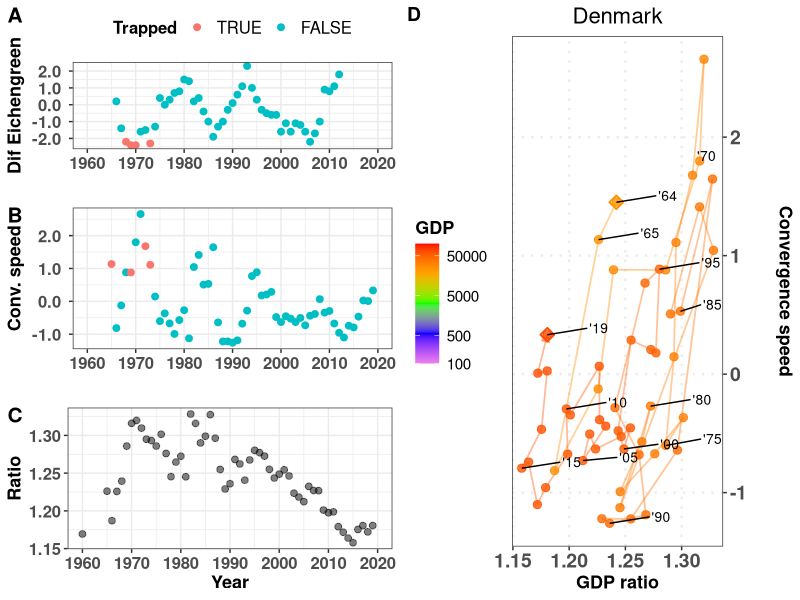
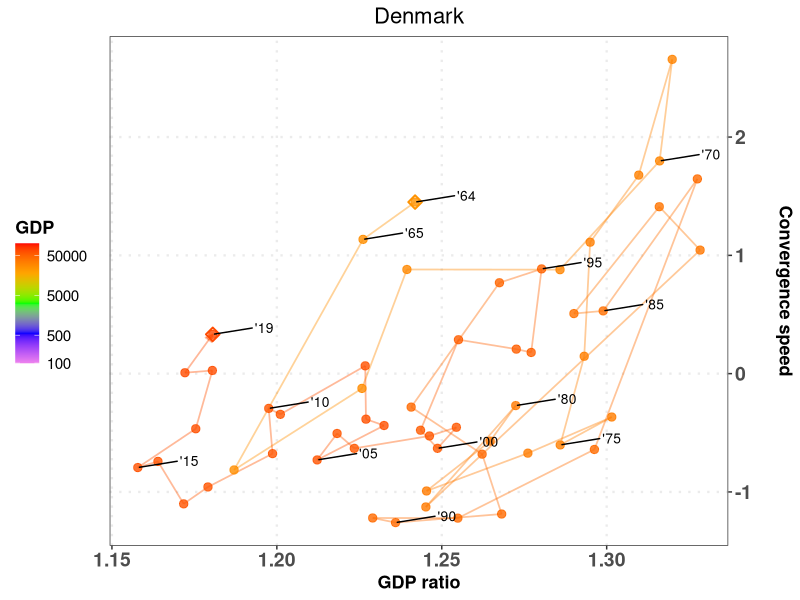
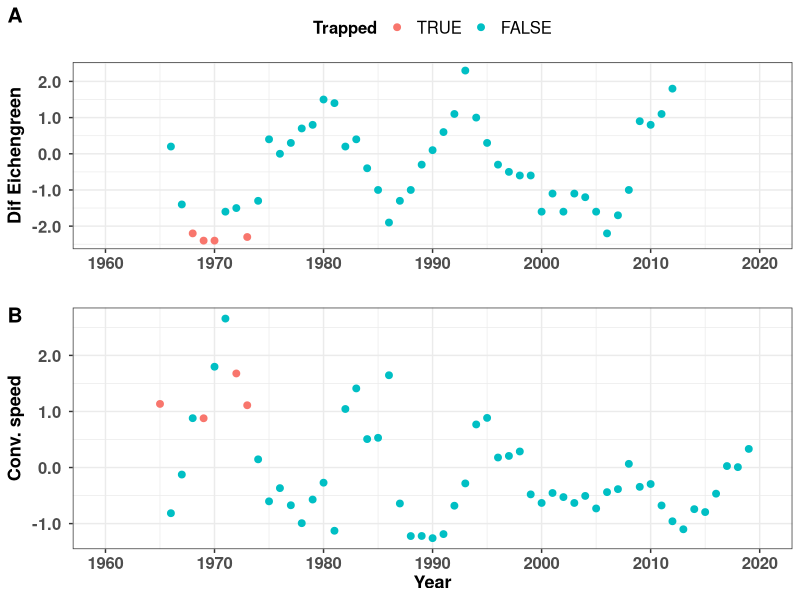
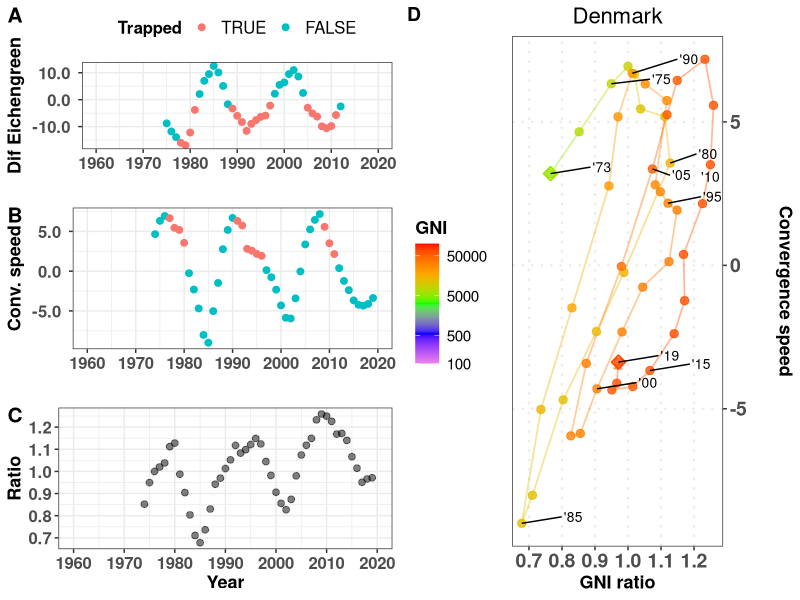
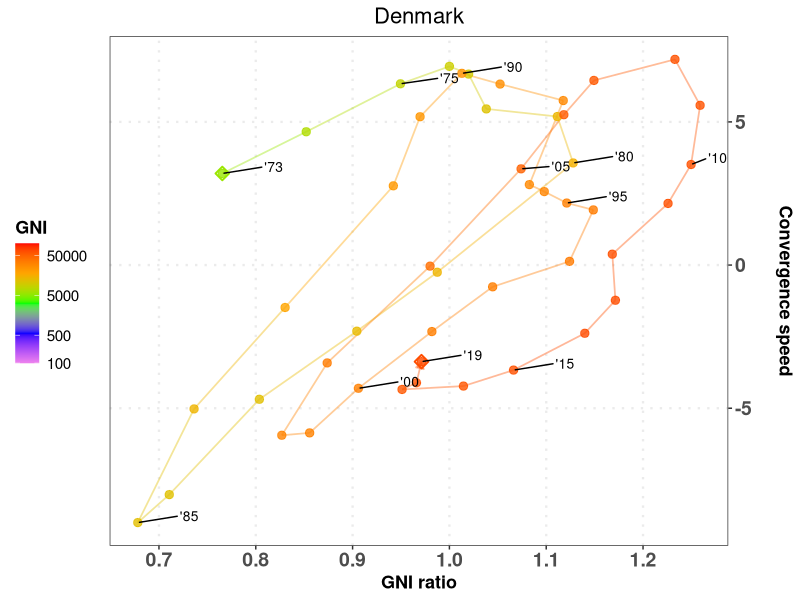
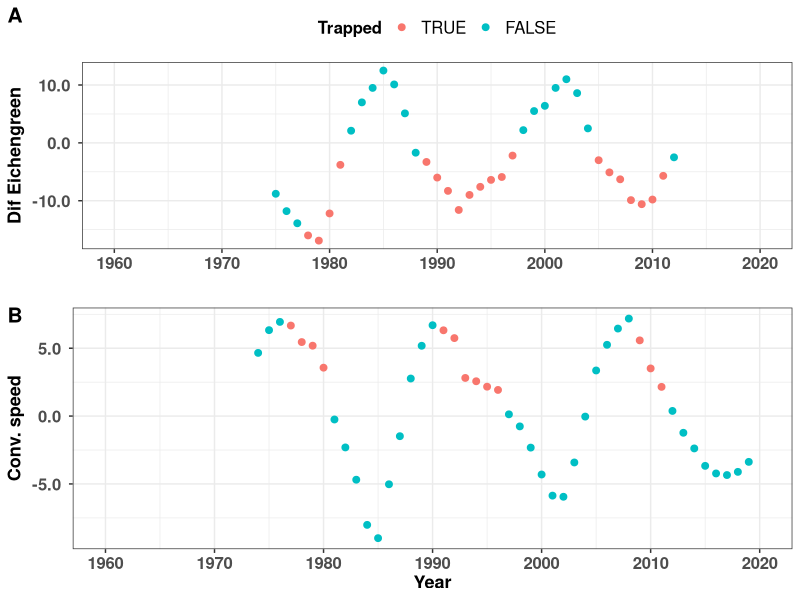

Here is the R script that generated these plots, in order:
# Script to generate all magnitudes
# 
# List lcriteria allows to choose GDP, GNI or both
#
# Author: Javier Garcia-Algarra
# August 2021
# 
# set print_indiv to TRUE to procude all plots
# set print_tiff to print the ALL plot in that format
#
# Inputs:  input_data/GDP2010_WB.csv    GNIS.csv
#          config_data/config_plots.csv
#          config_data/criteria.txt
# Results: data/all_speeds_criteria.csv
#          figs/countries

library(ggplot2)
library(ggrepel)
library(cowplot)
library(patchwork)
library(zoo)

# Function to format axis labels
scaleFUN <- function(x) sprintf("%2.1f ", x)

criteria <- read.table("config_data/criteria.txt")
lcriteria <- criteria$V1

configuration_file <- read.table("config_data/config_plots.csv", sep=";", header=TRUE)
if (configuration_file$CountryCode == "MSCI"){           # Plot MSCI countries
  countries_msci <- read.csv("input_data/countries_msci.csv")
  lcountrycode <- countries_msci$ISOCode
} else 
  lcountrycode <- configuration_file$CountryCode

print_indiv <- configuration_file$print_indiv      # Print individual files
print_tiff <- configuration_file$print_tiff        # Produce tiff files. Be careful, each tiff file weights 24 MB!

USA_perc_middle_GNI <- 0.3
USA_perc_middle_GDP <- 0.5
gap_widening_GDP <- 0
gap_widening_GNI <- 0
mmovper <- 5
last_year_Ecihengreen <- 2013
mingb_GDP <- 3.5
mindif_GDP <- -2
minMagnitude_GDP <- 10000
mingb_GNI <- 3.5
mindif_GNI <- -2
minMagnitude_GNI <- 10000
minconvspeed <- 0.7
tdir1 <- "figs"
tdir <- paste0(tdir1,"/countries")
if (!dir.exists(tdir)){
  dir.create(tdir1)
  dir.create(tdir)
}

for (criteria in lcriteria)
{
  count_countries <- 0
  if (criteria == "GDP"){
    USA_perc_middle <- USA_perc_middle_GDP
    mingb <- mingb_GDP
    mindif <- mindif_GDP
    minMagnitude <- minMagnitude_GDP
    gap_widening <- gap_widening_GDP
  }
  else {
    USA_perc_middle <- USA_perc_middle_GNI
    mingb <- mingb_GNI
    mindif <- mindif_GNI
    minMagnitude <- minMagnitude_GNI
    gap_widening <- gap_widening_GNI
  }
  for (countrycode in lcountrycode)
  {
    count_countries <- count_countries + 1
    print(paste(countrycode,criteria))
    if (criteria == "GNI"){
      DATA_WB <- read.csv("input_data/GNIS.csv")
    } else
      DATA_WB <- read.delim2("input_data/GDP2010_WB.csv")
    rawdata <- DATA_WB[DATA_WB$Country.Code==countrycode,]
    usadata <- DATA_WB[DATA_WB$Country.Name=="United States",]
    country <- DATA_WB[DATA_WB$Country.Code==countrycode,]$Country.Name
    datos_pais <- data.frame("Year"=seq(1960,2019))
    datos_pais$Magnitude = 0
    datos_pais$growth = 0
    datos_pais$gb = 0      # Average growth backwards, for Eichengreen criterium
    datos_pais$ga = 0      # Average growth forward
    datos_pais$dif = 0     # Difference among ga and gb for Eichengreen criterium
    datos_pais$dgrowth_dt = 0
    datos_pais$USAMagnitude = 0
    datos_pais$ratio = 0
    datos_pais$dratio_dt = 0
    datos_pais$dratio_dt_mmov = 0
    datos_pais$dratio_dt2_mmov = 0
    period_calc = 7
    for (i in 1960:2020){
      datos_pais$Magnitude[i-(1960)] <- as.numeric(rawdata[,4+i-1960])
      datos_pais$USAMagnitude[i-(1960)] <- as.numeric(usadata[,4+i-1960]) # USA GDP or GNI
      datos_pais$ratio[i-(1960)] <- datos_pais$Magnitude[i-(1960)]/datos_pais$USAMagnitude[i-(1960)]
    }
    for (j in 2:nrow(datos_pais))
      datos_pais$growth[j] <- 100*(datos_pais$Magnitude[j] - datos_pais$Magnitude[j-1])/
                              (datos_pais$Magnitude[j-1])  # Magnitude growth
    for (j in 2:(nrow(datos_pais))){
      datos_pais$dgrowth_dt[j] <- (datos_pais$growth[j+1] - datos_pais$growth[j])
      # Gap closing speed
      datos_pais$dratio_dt[j] <- 100*(datos_pais$ratio[j] - datos_pais$ratio[j-1])
      }
    datos_pais$dratio_dt_mmov <- rollmean(datos_pais$dratio_dt, mmovper, fill = NA,  align = "right")
    #datos_pais$dratio_dt2_mmov<- rollmean(datos_pais$dratio_dt2, mmovper_acc, fill = NA,  align = "right")
    
    datos_pais$dratio_dt2_mmov[1] <- FALSE
    for (j in 2:(nrow(datos_pais)))
      datos_pais$dratio_dt2_mmov[j] <- (datos_pais$dratio_dt_mmov[j] - datos_pais$dratio_dt_mmov[j-1])
    # criteria Eichengreen
    for (j in period_calc:nrow(datos_pais))
      datos_pais$gb[j] <- sum(datos_pais$growth[(j-(period_calc-1)):j])/period_calc
    for (j in 1:(nrow(datos_pais)-period_calc))
      datos_pais$ga[j] <- sum(datos_pais$growth[(j+1):(j+(period_calc))])/period_calc
    for (j in 1:nrow(datos_pais))
      datos_pais$dif[j] <- datos_pais$ga[j]-datos_pais$gb[j]
    datosplot <- datos_pais[period_calc:(nrow(datos_pais)-period_calc),]
    datosplot$Trapped = FALSE
    limityears <- c(1960,2020)
    yearlabels <- seq(1960,2020,by=10) 
    datosplot$gb = (floor(datosplot$gb* 10)+1)/10
    datosplot$dif = (floor(datosplot$dif* 10)+1)/10
    for (k in 1:nrow(datosplot)){
      datosplot$Trapped[k] = (datosplot$Magnitude[k]>minMagnitude) & (datosplot$gb[k]>=mingb) & (datosplot$dif[k] <= mindif)
    }
    pEichen <- ggplot(data= datosplot, aes(x=Year,y=dif,color=Trapped))+
         geom_point(size=2)+ylab(paste("Dif Eichengreen"))+xlab("")+
         scale_color_discrete(limits = c('TRUE', 'FALSE'))+
         scale_x_continuous(limits=limityears,breaks=yearlabels,labels=yearlabels)+ 
         scale_y_continuous(labels=scaleFUN)+
         theme_bw()+ 
         theme(legend.position="top",
               legend.title = element_text(face="bold", size=12),
               legend.text = element_text( size=12),
            axis.text.y = element_text(face="bold", size=12),
            axis.text.x = element_text(face="bold", size=12),
            axis.title.x = element_text(face="bold", size=13),
            axis.title.y  = element_text(face="bold", size=13))
    
    datosEich <- datos_pais[(datos_pais$Year >= min(datosplot$Year))&
                              (datos_pais$Year<last_year_Ecihengreen),]
    datosEich <- datos_pais 
    datosEich <- datosEich[!is.na(datosEich$dratio_dt2_mmov),]
    
    datosEich$signacc <- !((datosEich$dratio_dt2_mmov < gap_widening) & (datosEich$dratio_dt_mmov > minconvspeed))
    #pconvergencespeed <- ggplot(data= datosEich[!is.na(datosEich$signacc),], aes(x=Year,y=dratio_dt_mmov,color=signacc))+
    pconvergencespeed <- ggplot(data= datosEich, aes(x=Year,y=dratio_dt_mmov,color=signacc))+
      
     geom_point(size=2)+ylab(paste("Conv. speed"))+
      scale_x_continuous(limits=limityears,breaks=yearlabels,labels=yearlabels)+
      scale_y_continuous(labels=scaleFUN)+
      theme_bw()+ xlab("")+
      theme(legend.position="none",
            axis.text.y = element_text(face="bold", size=12),
            axis.text.x = element_text(face="bold", size=12),
            axis.title.x = element_text(face="bold", size=13),
            axis.title.y  = element_text(face="bold", size=13))
    
    pratio <- ggplot(data= datosEich, aes(x=Year,y=ratio))+
      geom_point(size=2,col="black",alpha=0.5)+ylab(paste("Ratio"))+
      scale_x_continuous(limits=limityears, breaks=yearlabels,labels=yearlabels)+
      theme_bw() + xlab("Year")+
      theme(axis.text.y = element_text(face="bold", size=12),
                                axis.text.x = element_text(face="bold", size=12),
                                axis.title.x = element_text(face="bold", size=13),
                                axis.title.y  = element_text(face="bold", size=13))
    
    pacc <- ggplot(data= datosEich[!is.na(datosEich$dratio_dt_mmov),], aes(x=Year,y=dratio_dt2_mmov))+
      geom_point(size=2)+ylab(paste("Conv. accel."))+
      scale_x_continuous(limits=limityears, breaks=yearlabels,labels=yearlabels)+
      scale_y_continuous(labels=scaleFUN)+
      geom_hline(yintercept=gap_widening, color="red",linetype = "dotted",size=0.6) +
      theme_bw() + xlab("Year")+
      theme(legend.position = "none",
            axis.text.y = element_text(face="bold", size=12),
            axis.text.x = element_text(face="bold", size=12),
            axis.title.x = element_text(face="bold", size=13),
            axis.title.y  = element_text(face="bold", size=13))
    
    pizda <- plot_grid(
      pEichen, pconvergencespeed, pratio, labels=c("A","B","C"),
      label_size = 15,
      ncol = 1
    )
    
    datos_pais$Country = country
    datos_pais$CountryCode = rawdata$Country.Code[1]
    if (print_indiv){
      ppi <- 300

      my_breaks <- c(100,500,1000,2500,5000,10000,20000,50000)
      my_breaks <- c(100,500,5000,50000)
      datos_speed <- datos_pais[!is.na(datos_pais$dratio_dt_mmov),]

      pratiospeed <- ggplot(data=datos_speed) +
        geom_path(
          aes(y = dratio_dt_mmov, x = ratio, colour=Magnitude),alpha=0.4,size = 0.6,
          arrow = arrow(length = unit(0.2, "cm"),type="closed"))+
        geom_point(aes(y = dratio_dt_mmov, x = ratio, colour=Magnitude), size = 2.5,
                  alpha=0.8) +
        geom_point(data=datos_speed[1,],aes(y = dratio_dt_mmov, x = ratio, colour=Magnitude), size = 3,
                   alpha=1,shape=23, stroke=1) +
        geom_point(data=datos_speed[nrow(datos_speed),],aes(y = dratio_dt_mmov, x = ratio, colour=Magnitude), size = 3,
                   alpha=1,shape=23, stroke=1) +
        scale_color_gradientn(name=criteria,colours=c("violet","blue","green","orange","red"),trans="log",
                                                      breaks = my_breaks, labels = my_breaks,limits=c(100,100000))+
       # geom_hline(yintercept=gap_widening, color="red",linetype = "dotted",size=0.3) +
        geom_text_repel(data=subset(datos_speed,(Year%%5 == 0) | (Year==max(Year)) | (Year==min(Year))),
                    aes(label=sprintf("'%02d",Year%%100),y = dratio_dt_mmov, x = ratio), 
                    hjust=-2,vjust=-0.2, size=3.5, color= "black" ) + 
       # scale_x_sqrt(breaks = c(0.01, 0.1, 0.3, 0.5,1))+
        scale_y_continuous(position = "right")+
        ylab("Convergence speed\n") + xlab(paste(criteria,"ratio"))+
        theme_bw()+theme(panel.grid.minor = element_blank(),
                         panel.grid.major = element_line(size = 0.8,linetype = "dotted"),
                         legend.title = element_text(face="bold", size=13),
                         legend.text = element_text( size=11),
                         legend.position = "left",
                         plot.title = element_text(hjust = 0.5,size=16),
                         axis.text.y = element_text(face="bold", size=14),
                         axis.text.x = element_text(face="bold", size=14),
                         axis.title.x = element_text(face="bold", size=13),
                         axis.title.y  = element_text(face="bold", size=13))
      if ((min(datos_speed$ratio) < 1.1*USA_perc_middle) & (max(datos_speed$ratio) > USA_perc_middle))
         pratiospeed <- pratiospeed + geom_vline(xintercept=USA_perc_middle, color="red",linetype = "dotted",size=0.3)
     
      wplot <- 13
      hplot <- 7
      nfile <- paste0(tdir,"/ALL_",country,"_",criteria,"_",mmovper)
      prattitle <- pratiospeed+ ggtitle(country)
      png(paste0(nfile,".png"), width=wplot*ppi, height=hplot*ppi, res=ppi)
      todo <- plot_grid(
        pizda,prattitle,labels=c(" ","D"),
        label_size = 14,
        ncol = 2
        )#+plot_annotation(title = paste(country,criteria),
        #                  theme = theme(plot.title = element_text(size = 18)))
      print(todo)
      dev.off()
      
      if (print_tiff){
        tiff(paste0(nfile,".tiff"), width=wplot*ppi, height=hplot*ppi,res=ppi)
        print(todo)
        dev.off()
      }
      
      wplot <- 8
      hplot <- 7
      nfile <- paste0(tdir,"/PHASE_",country,"_",criteria,"_",mmovper)
      png(paste0(nfile,".png"), width=wplot*ppi, height=hplot*ppi, res=ppi)
      print(prattitle)
      dev.off()
      
      if (print_tiff){
        tiff(paste0(nfile,".tiff"), width=wplot*ppi, height=hplot*ppi,res=ppi)
        print(prattitle)
        dev.off()
      }
      
      wplot <- 7
      hplot <- 6
      nfile <- paste0(tdir,"/TIMELINE_",country,"_",criteria,"_",mmovper)
      png(paste0(nfile,".png"), width=wplot*ppi, height=hplot*ppi, res=ppi)
      ptimes <- plot_grid(
        pEichen, pconvergencespeed+xlab("Year"), labels=c("A","B"),
        label_size = 15,
        ncol = 1
      )      
      
      if (print_tiff){
        tiff(paste0(nfile,".tiff"), width=wplot*ppi, height=hplot*ppi,res=ppi)
        print(ptimes)
        dev.off()
      }
      
      
      print(ptimes)
      dev.off()
    }
    if (count_countries == 1)
      datos_all <- datos_pais
    else
      datos_all <- rbind(datos_all,datos_pais)
  }

  refx <- USA_perc_middle
  refy <- 0
  lp <- unique(datos_all$Country)
  datadist <- data.frame("Country"=c(),"CountryCode"=c(),"distX"=c(),"distY"=c())
  for (k in lp){
    clean_data <- datos_all[(datos_all$Country == k) & !is.na(datos_all$ratio) & 
                            !is.na(datos_all$dratio_dt_mmov),]
    datosx <- datos_all[(datos_all$Country == k) & !is.na(datos_all$ratio),]$ratio
    datosy <- datos_all[(datos_all$Country == k) & !is.na(datos_all$dratio_dt_mmov),]$dratio_dt_mmov
    datadist <- rbind(datadist,data.frame("Country"=k,"CountryCode"= clean_data$CountryCode[1],
                                          "distX"=mean(clean_data$ratio),
                      "distY"=mean(clean_data$dratio_dt_mmov)))
  }
  
  if (length(lcountrycode)>5)  # to avoid accidental overwriting when testing with a short list
     write.csv(datos_all,paste0("output_data/all_speeds_",criteria,".csv"),row.names = FALSE)
     remove("datos_all")

}
